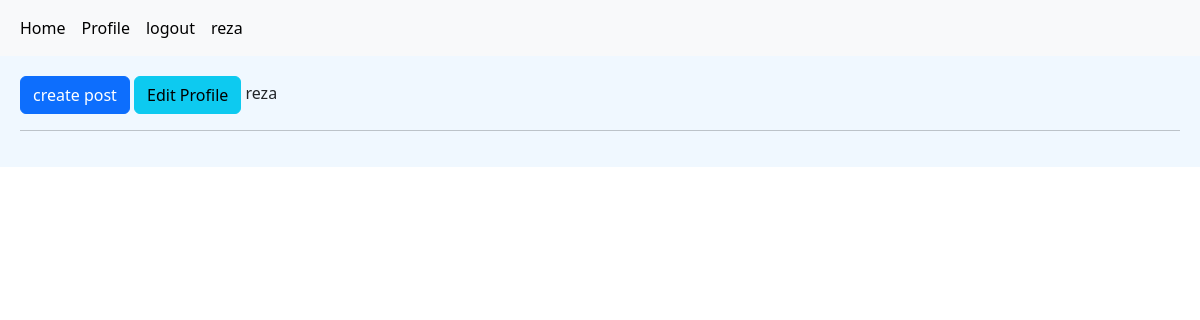
The page /account/profile/1/ (signed in) on the database as committed earlier.
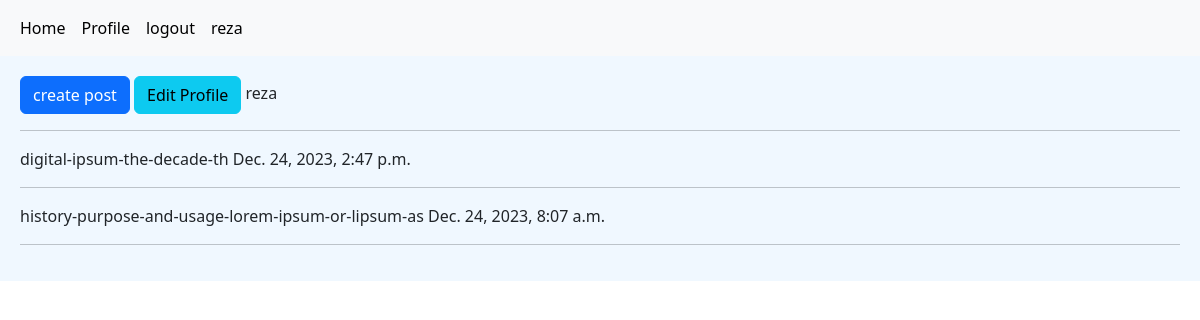
The same page on the database as committed later.
### home/models.py (models this page shows, shortened)
class Post(models.Model):
    user = models.ForeignKey(User, on_delete=models.CASCADE, related_name='posts')
    body = models.TextField()
    slug = models.SlugField()
    created = models.DateTimeField(auto_now_add=True)
    updated = models.DateTimeField(auto_now=True)

### account/views.py (the view)
# urls.py: path('profile/<int:user_id>/', UserProfileView.as_view(), name='profile'),
class UserProfileView(LoginRequiredMixin, View):
    def get(self, request, user_id):
        user = User.objects.get(pk=user_id)
        posts = user.posts.all()
        is_following = False
        relaton = Relation.objects.filter(from_user=request.user, to_user=user)
        if relaton.exists():
            is_following = True
        return render(request, 'account/profile.html', {'user': user, 'posts': posts,
                                                        'is_following': is_following})

### account/templates/account/profile.html (shortened to what this page needs)
{% extends 'base.html' %}
{% block content %}
    {% if request.user.id == user.id %}
        <a class="btn btn-primary" href="{% url 'home:post_create' %}">create post</a>
        <a class="btn btn-info" href="{% url 'account:edite_user' %}">Edit Profile</a>
    {% endif %}
    {{ user.username }}
    <hr>
    <div class="card-body">
        {% for post in posts %}
            {{ post.slug }}
            {{ post.updated }}
            <hr>
        {% endfor %}
    </div>
{% endblock content %}

Rows that differ between the two databases and show on the page:
added Post: slug "digital-ipsum-the-decade-th", updated "Dec. 24, 2023, 2:47 p.m."
added Post: slug "history-purpose-and-usage-lorem-ipsum-or-lipsum-as", updated "Dec. 24, 2023, 8:07 a.m."
